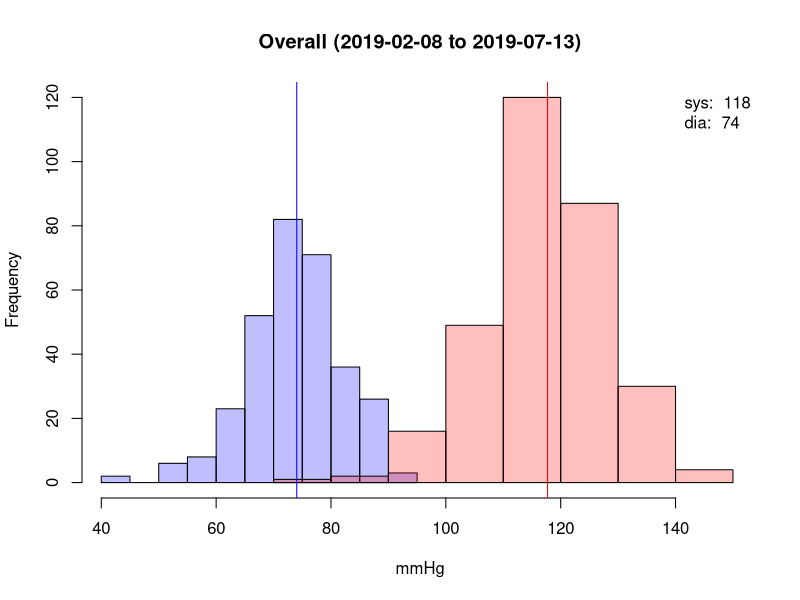
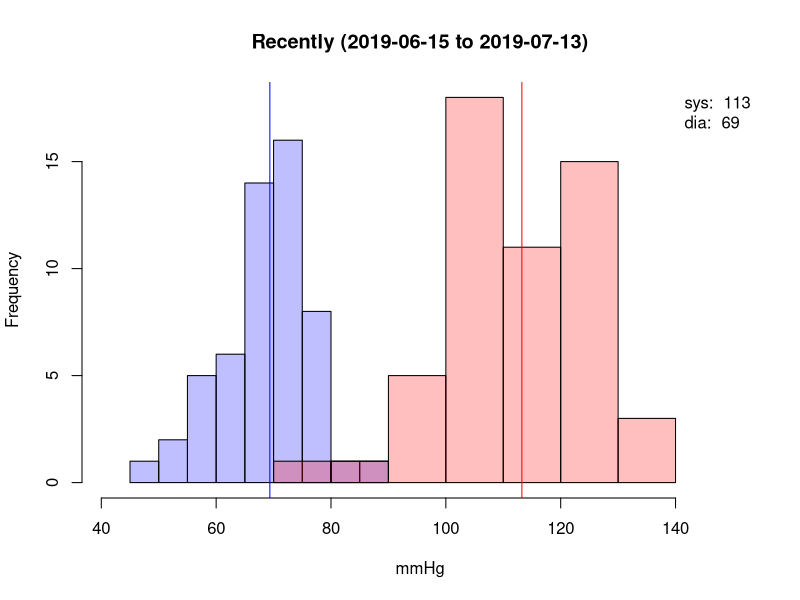
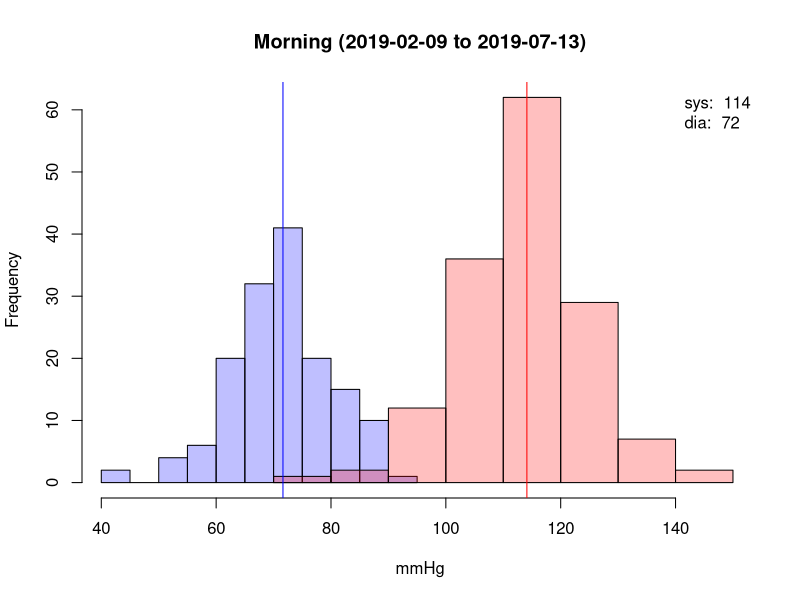
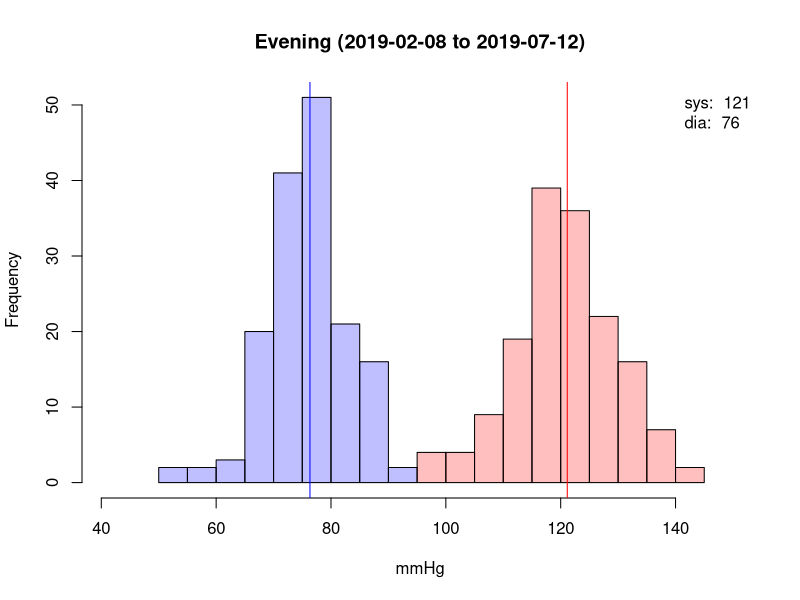
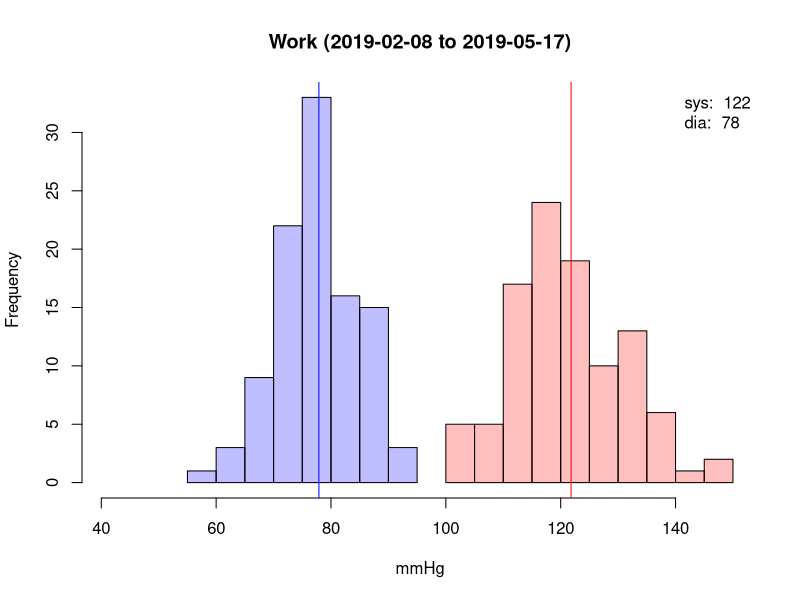
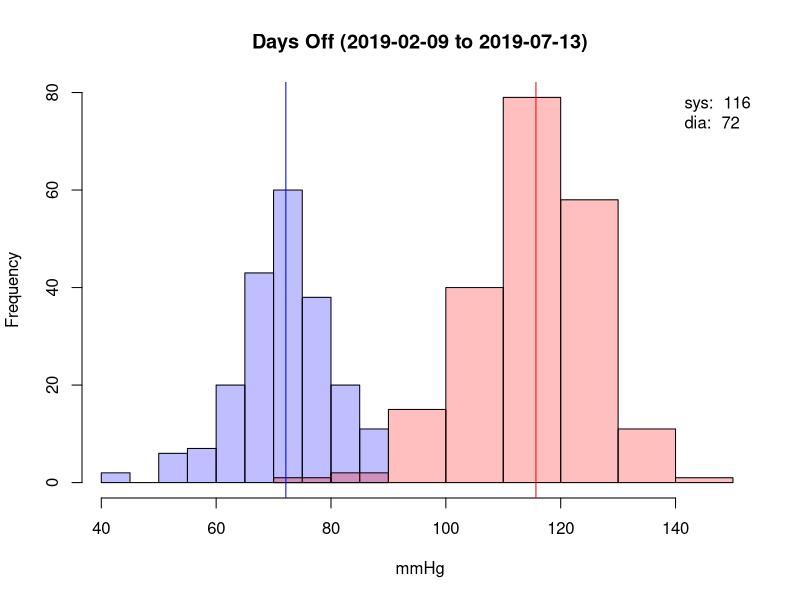
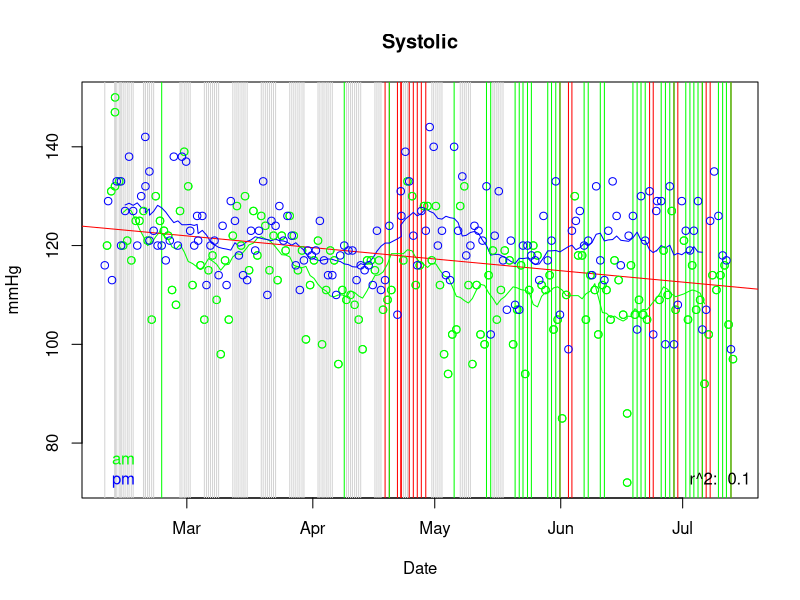
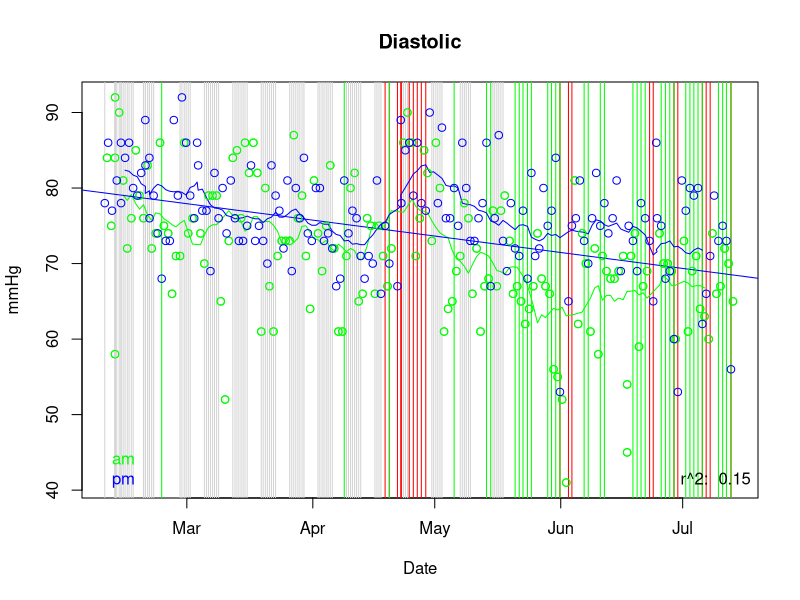

Here is the R script that generated these plots, in order:
## ---- chunk 1
library(lubridate)
## ---- chunk 2
b <- read.csv(file="bp.csv", header=TRUE, sep=",")
f <- read.csv(file="factors.csv", header=TRUE, sep=",")
bp <- merge(b, f, all.x = TRUE)
bp[is.na(bp)] <- 0
bp$datetime <- as_datetime(paste(bp$date, bp$time))
mp <- c(min(bp$dia), max(bp$sys))
cdia <- rgb(0,0,1,1/4)
csys <- rgb(1,0,0,1/4)
cpul <- rgb(0,1,0,1/4)
## ---- chunk 3
plot.blood.pressure <- function(bp, title) {
  hsys <- hist(bp$sys, plot=F)
  hdia <- hist(bp$dia, plot=F)
  mc <- c(0, max(c(hsys$counts, hdia$counts)))
  plot(hdia, col=cdia, xlim=mp, ylim=mc, main = paste(title, " (", as.Date(min(bp$datetime)), " to ", as.Date(max(bp$datetime)), ")", sep=""), xlab = "mmHg")
  plot(hsys, col=csys, xlim=mp, ylim=mc, add=T)
  mdia <- mean(bp$dia)
  msys <- mean(bp$sys)
  abline(v=c(msys, mdia), col=c("red","blue"))
  legend("topright", bty="n", legend=c(paste("sys: ", format(msys, digits=2)), paste("dia: ", format(mdia, digits=2))))
}
## ---- chunk 4
plot.blood.pressure(bp, "Overall")
## ---- chunk 5
recent <- max(bp$datetime) - bp$datetime < 28*24*3600
plot.blood.pressure(bp[recent,], "Recently")
## ---- chunk 6
am <- hour(bp$datetime) < 12
plot.blood.pressure(bp[am,], "Morning")
## ---- chunk 7
pm <- hour(bp$datetime) >= 12
plot.blood.pressure(bp[pm,], "Evening")
## ---- chunk 8
plot.blood.pressure(bp[bp$work == 1,], "Work")
## ---- chunk 9
plot.blood.pressure(bp[bp$work == 0,], "Days Off")
## ---- chunk 10
movavg <- function(x, n=14){
  filter(x,rep(1/n,n), sides=2)
}
plot.dates <- function(bp, var, title, col, yl="mmHg") {
  cs <- c("green", "blue")
  dates <- bp$datetime
  points <- bp[,var]
  plot(dates[am], points[am], xlab="Date", ylab=yl, main=title, col=cs[1])
  abline(v=dates[bp$work == 1], col="lightgray")
  abline(v=dates[pm & (bp$alcohol == 1)], col="red")
  abline(v=dates[pm & (bp$cycle == 1)], col="green")
  lines(dates[am], movavg(points[am]), col=cs[1])
  lines(dates[pm], movavg(points[pm]), col=cs[2])
  sd <- lm(points~dates)
  abline(sd, col=col)
  points(dates[am], points[am], col=cs[1])
  points(dates[pm], points[pm], col=cs[2])
  legend("bottomright", bty="n", legend=paste("r^2: ", format(summary(sd)$r.squared, digits=2)))
  legend("bottomleft", bty="n", legend=c("am", "pm"), text.col = cs, pt.bg=cs)
}
plot.dates(bp, "sys", "Systolic", "red")
plot.dates(bp, "dia", "Diastolic", "blue")
## ---- chunk 11
plot(bp$dia, bp$sys, xlab = "Diastolic", ylab="Systolic")
msd <- lm(bp$sys~bp$dia)
abline(msd)
legend("bottomright", bty="n", legend=paste("r^2: ", format(summary(msd)$r.squared, digits=2)))
## ---- chunk 12
plot.pulse <- function(pulse, c, title) {
  hpul <- hist(pulse, plot=F)
  plot(hpul, col=c, main = title, xlab = "bpm")
  m <- mean(pulse)
  abline(v=m, col=c)
  legend("topright", bty="n", legend=paste("av: ", format(m, digits=2)))
}
plot.pulse(bp$pul, cpul, "Overall")
## ---- chunk 13
plot.pulse(bp[am,]$pul, cpul, "Morning")
## ---- chunk 14
plot.pulse(bp[pm,]$pul, cpul, "Evening")
## ---- chunk 15
plot.dates(bp, "pulse", "Pulse", "green", "bpm")
